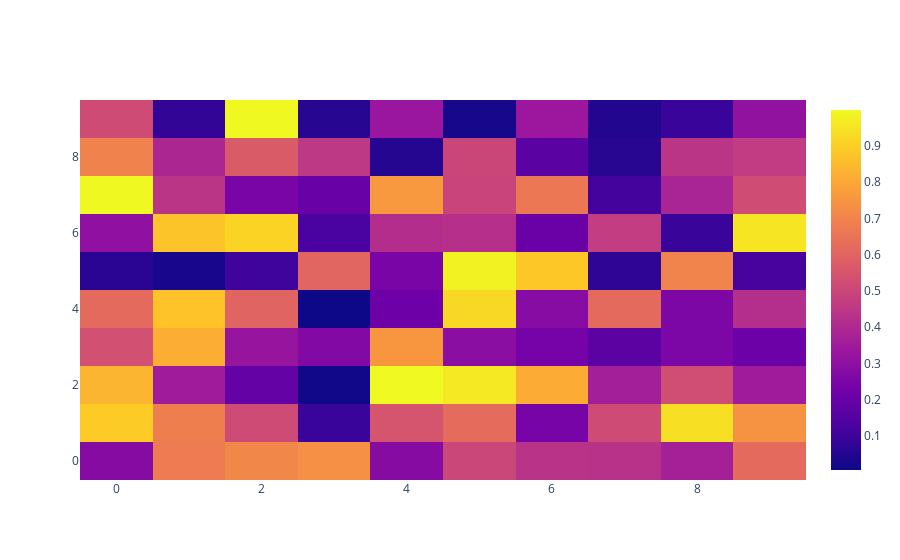

Notebook cell for this chart:
### Code cell
# heatmap in plotly 

data = np.random.rand(10, 10) 

heatmap = go.Heatmap(z=data)
fig = go.Figure(data=[heatmap]) 
fig.show() 

# save the plot 
fig5.write_image('./output/fig5.png', scale=3)
